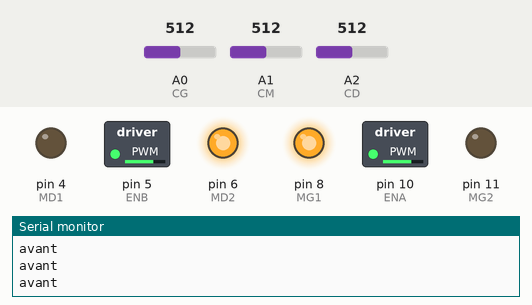
Recording of a sketch running on a simulated Arduino Uno, built with avr-gcc and run on an emulated ATmega328P. On the bench: switched loads named in the sketch (green lamp = pin HIGH), output pins drawn as LEDs (lit = HIGH), the last lines printed to the serial monitor. The test bench sets the inputs (shaded band); at power-on: A0 (CG) = 512, A2 (CD) = 512, A1 (CM) = 512.

Above: at 1.2 s.
1.3 s: A0 (CG) set to 105
4.3 s: A0 (CG) set to 93
At 4.8 s:
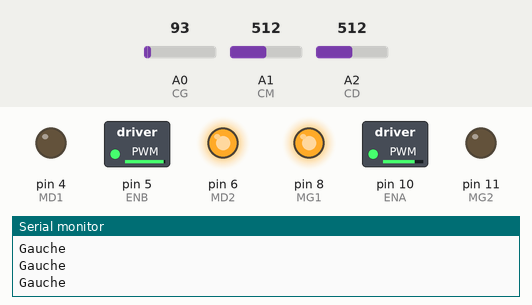
5.8 s: A0 (CG) set to 110
At 6.2 s:
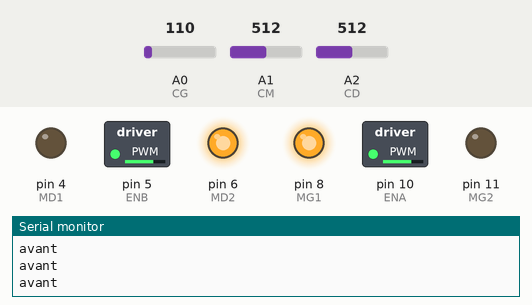
7.3 s: A2 (CD) set to 108
8.8 s: A2 (CD) set to 92
At 9.6 s:
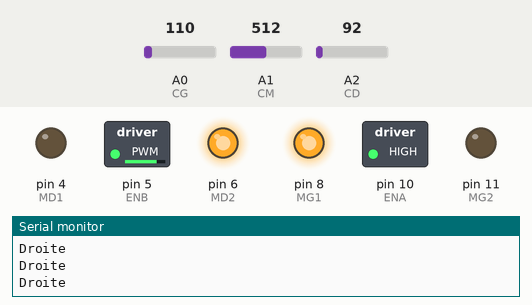
Timing chart, 0 to 11.7 s (numbered marks = the images above; inputs shaded):
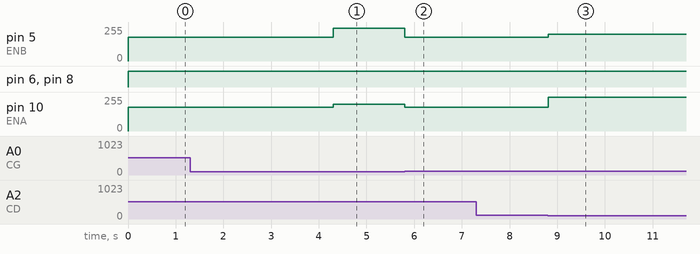

Measured:
- the behaviour switches between 100 and 99 on A0 (CG) (found by bisection; images 0 and 1)
- the behaviour switches between 100 and 99 on A2 (CD) (found by bisection; images 2 and 3)
- after the input at 4.3 s, pin 5 (ENB): 180/255 → 246/255 at once; pin 10 (ENA): 180/255 → 200/255 at once
- after the input at 5.8 s, pin 5 (ENB): 246/255 → 180/255 at once; pin 10 (ENA): 200/255 → 180/255 at once
- after the input at 8.8 s, pin 5 (ENB): 180/255 → 200/255 at once; pin 10 (ENA): 180/255 → 255/255 at once

The sketch:

Robot_suiveur_de_ligne.ino
```cpp
int CG;
int CM;
int CD;
int MG;
int MD;
#define CG A0
#define CM A1
#define CD A2
#define MG1 8
#define MG2 11
#define ENA 10
#define MD1 4
#define MD2 6
#define ENB 5
int initD;
int initM;
int initG;

int VD;
int VM;
int VG;

  int vitesse=180;

void setup() {
Serial.begin(9600);

  pinMode(MG1, OUTPUT);
  pinMode(MG2, OUTPUT);
  pinMode(ENA, OUTPUT);
  pinMode(MD1, OUTPUT);
  pinMode(MD2, OUTPUT);
  pinMode(ENB, OUTPUT);

}

void loop() {

  VG=analogRead(CG);
  VM=analogRead(CM);
  VD=analogRead(CD);

  digitalWrite(MG1, HIGH);
  digitalWrite(MG2, LOW);
  digitalWrite(MD1, LOW);
  digitalWrite(MD2, HIGH);


      if(VM>100 && VG>100 && VD>100){
        analogWrite(ENA,vitesse);
        analogWrite(ENB,vitesse);
        Serial.println("avant");
        }
      if(VM>100 && VG>100 && VD<100){
        analogWrite(ENA,vitesse-190);
        analogWrite(ENB,vitesse+20);
        Serial.println("Droite");
        }
      if(VM>100 && VG<100 && VD>100){
        analogWrite(ENA,vitesse+20);
        analogWrite(ENB,vitesse-190);
        Serial.println("Gauche");
        }

}
```
